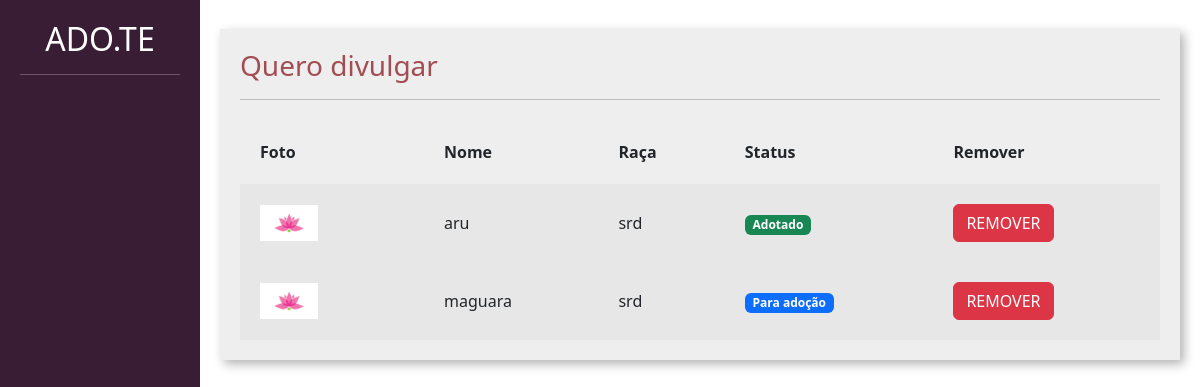
Page /divulgar/seus_pets/ (signed in) on the committed database.
### divulgar/models.py (models this page shows, shortened)
class Pet(models.Model):
    choices_status = (('P', 'Para adocao'),
                      ('A', 'Adotado'))
    usuario = models.ForeignKey(User, on_delete= models.DO_NOTHING)
    foto = models.ImageField(upload_to="fotos_pet")
    nome = models.CharField(max_length=100)
    descricao = models.TextField()
    estado = models.CharField(max_length=50)
    cidade = models.CharField(max_length=50)
    telefone = models.CharField(max_length=14)
    tag = models.ManyToManyField(Tag)
    raca = models.ForeignKey(Raca, on_delete=models.DO_NOTHING)
    status= models.CharField(max_length=1, choices=choices_status, default='P')

class Raca(models.Model):
    raca = models.CharField(max_length=50)
    def __str__(self):
        return self.raca

### divulgar/views.py (the view)
# urls.py: path('seus_pets/', views.seus_pets, name="seus_pets"),
@login_required
def seus_pets(request):
    if request.method == "GET":
        pets = Pet.objects.filter(usuario=request.user)
        return render(request, 'seus_pets.html', {'pets': pets})

### divulgar/templates/seus_pets.html (shortened to what this page needs)
{% load static %}
<!doctype html>
<html lang="pt-BR">
    <head>
    <link href="https://cdn.jsdelivr.net/npm/bootstrap@5.3.0-alpha1/dist/css/bootstrap.min.css" rel="stylesheet">
    <link href="{% static 'usuarios/css/cadastro.css' %}" rel="stylesheet">
    <link href="{% static 'divulgar/css/novo_pet.css' %}" rel="stylesheet">
    <link href="{% static 'divulgar/css/seus_pet.css' %}" rel="stylesheet">
    </head>
    <body>
        <div class="container-fluid">
            <div class="row">
                <div class="col-md-2 bg-side sidebar">
                    <h2>ADO.TE</h2>
                    <hr>
                </div>
                <div class="col-md">
                    <div class="wrapper">
                        <div class="box width80">
                            <h3 class="font-vinho">Quero divulgar</h3>
                            <hr>
                             <table class="tabela" cellpadding="20">
                                <tr>
                                    <th>Foto</th>
                                    <th>Nome</th>
                                    <th>Raça</th>
                                    <th>Status</th>
                                    <th>Remover</th>
                                </tr>
                                {% for pet in pets%}
                                    <tr class="tabela-linha">
                                        <td width="20%">
                                            <img width="40%" src="{{pet.foto.url}}">
                                        </td>
                                        <td>
                                            {{pet.nome}}
                                        </td>
                                        <td>
                                            {{pet.raca}}
                                        </td>
                                        <td>
                                            {% if pet.status == "P" %}
                                                <span class="badge text-bg-primary">Para adoção</span>
                                            {% elif pet.status == "A" %}
                                                <span class="badge text-bg-success">Adotado</span>
                                            {% endif%}
                                        </td>
                                        <td>
                                            <a href="" class="btn btn-danger">REMOVER</a>
                                        </td>
                                    </tr>
                                {% endfor %}
                            </table>
                        </div>
                    </div>
                </div>
            </div>
        </div>
    </body>
</html>

### templates/static/usuarios/css/cadastro.css (style rules this page uses)
.bg-side { background-color: #391D34; color: white; height: 100vh; }

### templates/static/divulgar/css/novo_pet.css (style rules this page uses)
.sidebar { text-align: center; padding: 20px; }
.wrapper { margin-top: 3%; display: flex; flex-direction: row; justify-content: center; align-items: center; }
.box { padding:20px; width: 50vw; background: rgb(238, 238, 238); box-shadow: 4px 4px 10px rgba(0,0,0,.3); }
.font-vinho { color: #A24D52; }

### templates/static/divulgar/css/seus_pet.css (style rules this page uses)
.width80 { width: 80vw; }
.tabela { width: 100%; margin-top: 20px; }
.tabela-linha { background-color: #e8e7e7; }

### rows in the picture
Pet: foto (picture), nome "aru", raca "srd", status "Adotado"
Pet: foto (picture), nome "maguara", raca "srd", status "Para adoção"
